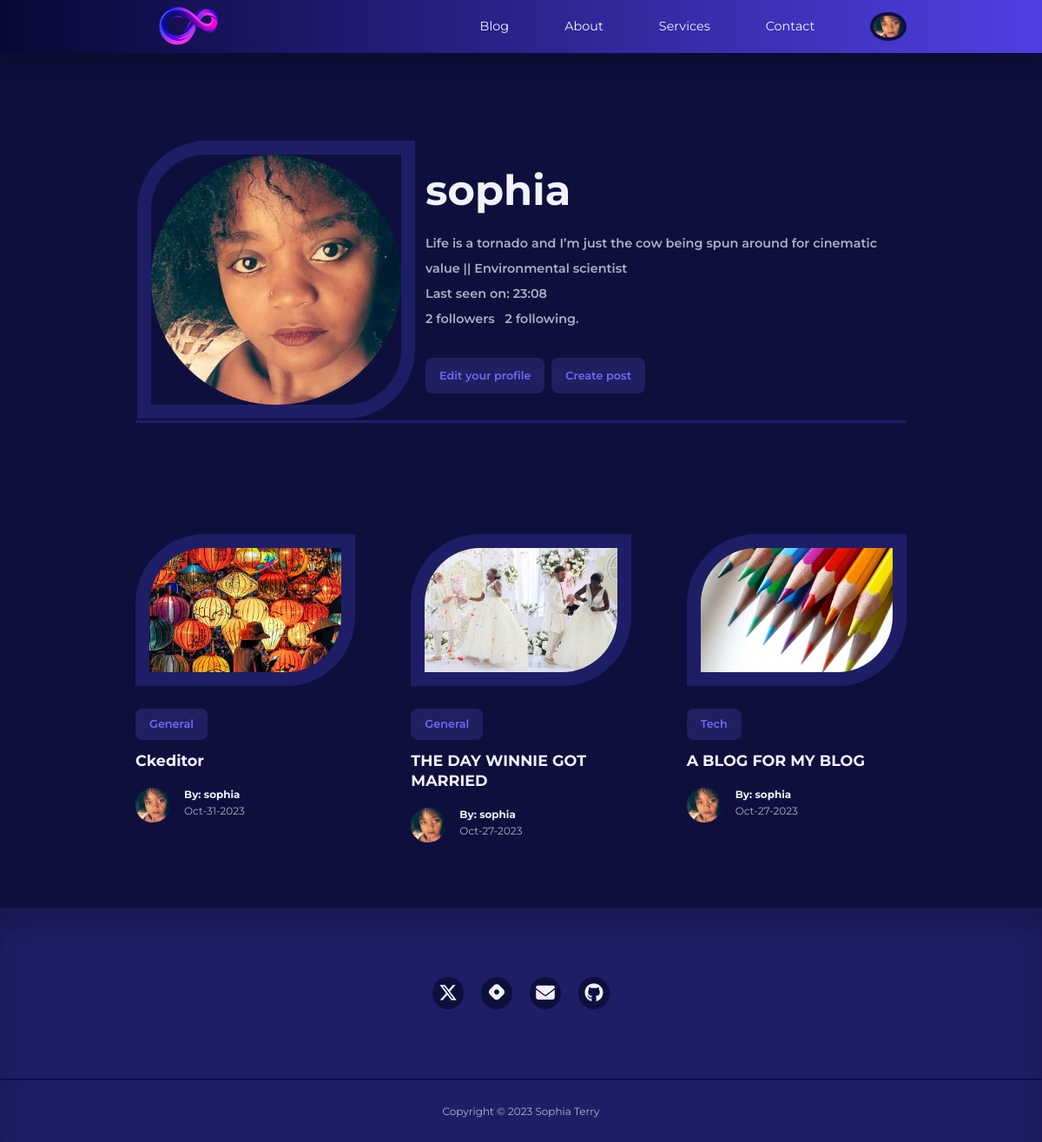
The page /user/sophia (signed in) on the database as committed earlier.
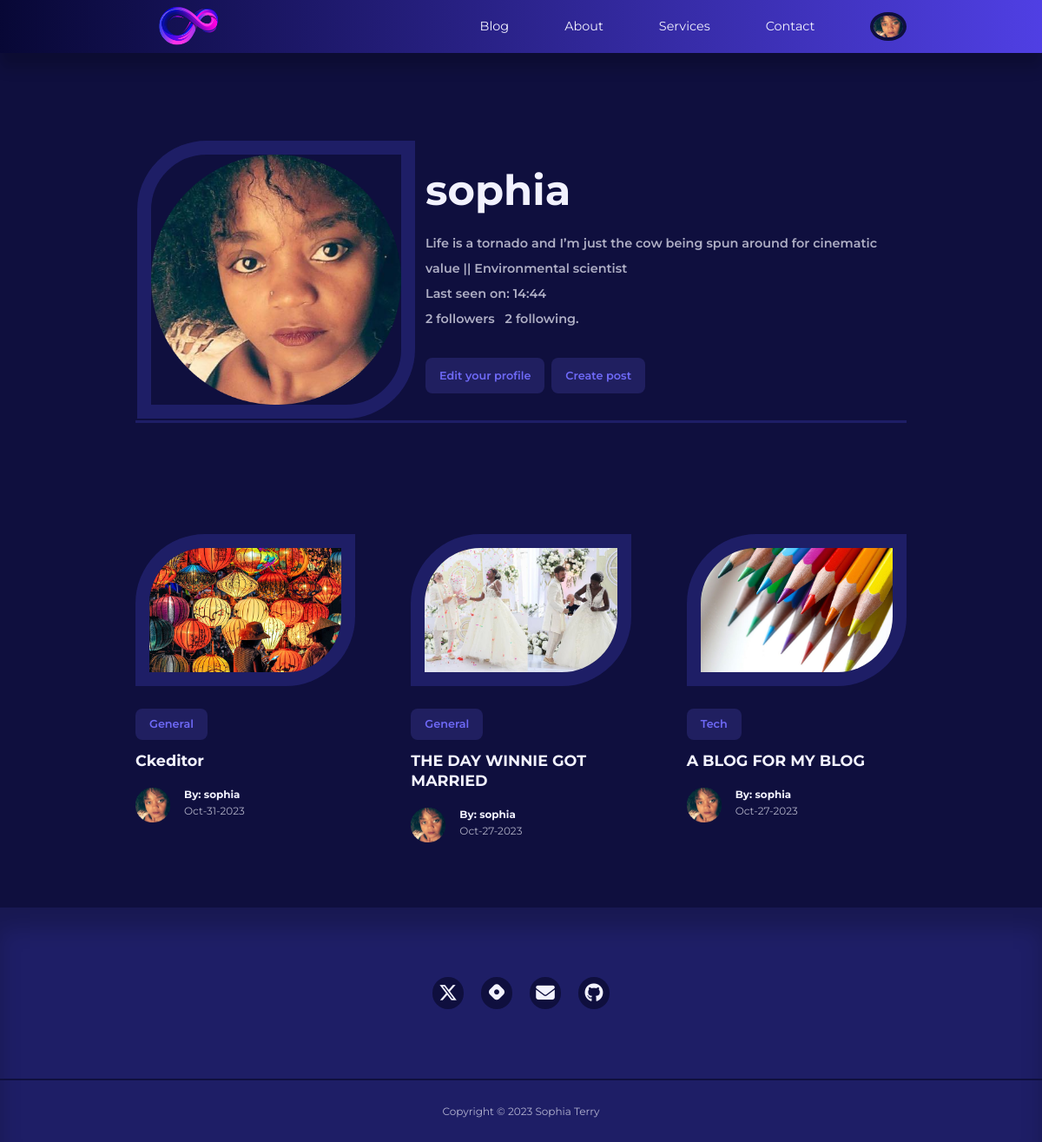
The same page on the database as committed later.
### app/models.py (models this page shows, shortened)
class User(UserMixin, db.Model):
    id = db.Column(db.Integer, primary_key=True)
    username = db.Column(db.String(100), index=True, unique=True)
    email = db.Column(db.String(120), index=True, unique=True)
    password_hash = db.Column(db.String(128))
    picture = db.Column(db.String(120), nullable=True)
    posts = db.relationship('Post', backref='author', lazy='dynamic')
    about_me = db.Column(db.String(140))
    last_seen = db.Column(db.DateTime, default=datetime.utcnow)
    followed = db.relationship(
        'User', secondary=followers,
        primaryjoin=(followers.c.follower_id == id),
        secondaryjoin=(followers.c.followed_id == id),
        backref=db.backref('followers', lazy='dynamic'), lazy='dynamic'
    )

class Post(db.Model):
    id = db.Column(db.Integer, primary_key=True)
    title = db.Column(db.String(120))
    content = db.Column(db.Text)
    image = db.Column(db.String(120), nullable=True)
    timestamp = db.Column(db.DateTime, index=True, default=datetime.utcnow)
    user_id = db.Column(db.Integer, db.ForeignKey('user.id', name='fk_user_id'))
    category_id = db.Column(db.Integer, db.ForeignKey('category.id', name='fk_category_id'))
    category = db.relationship('Category', backref=db.backref('posts', lazy=True))

class Category(db.Model):
    id = db.Column(db.Integer, primary_key=True)
    name = db.Column(db.String(20), unique=True, nullable=False)

### app/routes.py (the view)
@app.route('/user/<username>') #user
@login_required
def user(username):
    user = User.query.filter_by(username=username).first_or_404()
    page = request.args.get('page', 1, type=int)
    posts = user.posts.order_by(Post.timestamp.desc()).paginate(
        page=page, per_page=app.config['POSTS_PER_PAGE'], error_out=False)
    next_url = url_for('user', username=user.username, page=posts.next_num) \
        if posts.has_next else None
    prev_url = url_for('user', username=user.username, page=posts.prev_num) \
        if posts.has_prev else None
    authors = [post.author for post in posts]
    form = EmptyForm() # followers
    return render_template('user.html', user=user, posts=posts.items, authors=authors,
                            next_url=next_url, prev_url=prev_url, form=form)

### app/models.py (called while the page is built)
@login.user_loader
def load_user(id):
    return User.query.get(int(id))

### app/routes.py (called while the page is built)
@app.before_request
def before_request():
    if current_user.is_authenticated:
        current_user.last_seen = datetime.utcnow()
        db.session.commit()

### app/templates/user.html (shortened to what this page needs)
{% extends "base.html" %}
{% block content %}
<div class="container profile__container">
    <table>
        <tr valign="top">
            <td>
                {% if current_user.picture %}
                <img class="display__pic" src="{{ url_for('static', filename='images/' + current_user.picture) }}">
                {% else %}
                <img src="{{ url_for('static', filename='/images/default_profile_pc.png') }}" alt="Default Image">
                {% endif %}
            </td>
            <td class="user__table">
                <h1>{{ user.username }}</h1>
                {% if user.about_me %}<p>{{ user.about_me }}</p>{% endif %}
                {% if user.last_seen %}<p>Last seen on: {{ user.last_seen.strftime('%H:%M') }}</p>{% endif %}
                <p>{{ user.followers.count() }} followers &nbsp; {{ user.followed.count() }} following.</p>
                {% if user == current_user %}
                <p>
                    <a class="link__button" href="{{ url_for('edit_profile') }}">Edit your profile</a>&nbsp;
                     <a class="link__button" href="{{ url_for('add_post') }}">Create post </a>
                </p>
              {% endif %}
            </td>
        </tr>
    </table>
    </div>
 <div>
<section class="posts">
    <div class="container posts__container">
         {% for post in posts %}
        <article class="post">
            <div class="post__thumbnail">
                {% if post.image %}
                <img src="{{ url_for('static', filename='images/' + post.image) }}" alt="Post Image">
                {% else %}
                <img src="{{ url_for('static', filename='/images/blog18.jpg') }}" alt="Default Image">
                {% endif %}
            </div>
            <div class="post__info">
             <a href="{{ url_for('category', category_name=post.category.name) }}" class="category__button">{{ post.category.name}}</a>
                    <h3 class="post__title"><a href="{{ url_for('single_post', post_id=post.id) }}">{{ post.title }}</a></h3>
                    <div class="post__author">
                        <div class="post__author-avator">
                            {% set author = authors[loop.index0] %}
                            {% if current_user.is_authenticated %}
                            <img src="{{ url_for('static', filename='images/' + author.picture) }}" alt="avatar">
                            {% else %}
                            <img src="{{ url_for('static', filename='/images/default_profile_pc.png') }}" alt="Default Image">
                            {% endif %}
                        </div>
                        <div class="post__author-info">
                            <a href="{{ url_for('user', username=post.author.username) }}">
                            <h5>By: {{post.author.username }}</h5></a>
                            <small>{{ post.timestamp.strftime('%b-%d-%Y') }}</small>
                        </div>
                    </div>
                </div>
        </article>
        {% endfor %}
    </div>
</section>
</div>
{% endblock %}

### app/templates/base.html (shortened to what this page needs)
<!DOCTYPE html>
<html lang="en">
<head>
    <link rel="stylesheet" href="{{ url_for('static', filename='styles/styles.css')}}">
    <link rel="stylesheet" href="https://unicons.iconscout.com/release/v4.0.8/css/line.css">
</head>
<body>
    {% block navbar %}
    <nav>
        <div class="container nav__container">
            <a href="/index" class="nav__logo"><img src="/static/img/new-echo.png" class="nav-img" alt=""></a>
            <ul class="nav__items">
                <li><a href="{{ url_for('blog') }}">Blog</a></li>
                <li><a href="{{ url_for('index') }}">About</a></li>
                <li><a href="#">Services</a></li>
                <li><a href="#contact">Contact</a></li>
                {% if current_user.is_anonymous %}
                <li><a href="{{ url_for('signin') }}">Sign In</a></li>
                {% else %}
                <li class="nav__profile">
                    <div class="avatar">
                        <img src="{{ url_for('static', filename='images/' ~ current_user.picture) }}" alt="">
                    </div>
                        {% endif %}
                </li>
            </ul>
        </div>
    </nav>
    {% endblock %}
     {% block content %}
    {% endblock %}
    {% block footer %}
    <footer>
        <div id="contact" class="footer__socials">
            <a href="https://twitter.com/Mssophia_" target="_blank">
                </a>
            <a href="https://sophiaintech.hashnode.dev/" target="_blank">
                </a>
            <a href="mailto:sophiaterryyu@gmail.com">
                </a>
            <a href="https://github.com/terryyufei" target="_blank">
                </a>
        </div>
        <div class="footer__copyright">
            <small>Copyright &copy; 2023 Sophia Terry</small>
        </div>
    </footer>
    {% endblock %}
</body>
</html>

### app/static/styles/styles.css (style rules this page uses)
:root { --color-primary: #6f6af8; --color-primary-light: hsl(242, 91%, 69%, 18%); --color-primary-variant: #5854c7; --color-red: #da0f3f; --color-red-light: hsl(346, 87%, 46%, 15%); --color-green: #00c476; --color-green-light: hsl(156, 100%, 38%, 15%); --color-gray-900: #1e1e66; --color-gray-700: #2d2b7c; --color-gray-300: rgba(242, 242, 254, 0.3); --color-gray-200: rgba(242, 242, 254, 0.7); --color-white: #f2f2fe; --color-bg: #0f0f3e; --transition: all 300ms ease; --container-width-lg: 74%; --container-width-md: 88%; --form-width: 40%; --card-border-radius-1: 0.3rem; --card-border-radius-2: 0.5rem; --card-border-radius-3: 0.8rem; --card-border-radius-4: 2rem; --card-border-radius-5: 5rem; }
* { box-sizing: border-box; margin: 0; padding: 0; outline: 0; border: 0; appearance: 0; list-style: none; text-decoration: none; }
body { font-family: 'Montserrat', sans-serif; line-height: 1.6; color: var(--color-gray-200); overflow-x: hidden; background: var(--color-bg); font-size: 0.9rem; }
.container { width: var(--container-width-lg); max-width: 1800px; margin-inline: auto; }
section { margin-top: 3rem; width: 100vw; }
h1, h2, h3, h4, h5 { color: var(--color-white); line-height: 1.3; }
h1 { font-size: 3rem; margin: 1rem 0; }
h3 { font-size: 1.1rem; margin: 0.8rem 0 0.5rem; }
a { color: var(--color-white); transition: var(--transition); }
img { display: block; width: 100%; height: 100%; object-fit: cover; }
nav { background: linear-gradient(to right, hsl(240, 75%, 12%), hsl(246, 75%, 57%)); width: 100vw; height: 3.8rem; position: fixed; top: 0; z-index: 10; box-shadow: 0 1rem 1rem rgba(0, 0, 0, 0.2); }
.nav__container { height: 100%; display: flex; align-items: center; justify-content: space-between; }
.avatar { width: 2.6rem; height: 2.1rem; border-radius: 50%; overflow: hidden; border: 0.3rem solid var(--color-bg); }
.nav__logo { font-weight: 600; font-size: 1.2rem; }
.nav__items { display: flex; align-items: center; gap: 4rem; }
.nav__profile { position: relative; cursor: pointer; }
.category__button { background: var(--color-primary-light); color: var(--color-primary); display: inline-block; padding: 0.5rem 1rem; border-radius: var(--card-border-radius-2); font-weight: 600; font-size: 0.8rem; text-align: center; }
.post__thumbnail { border-radius: var(--card-border-radius-5) 0; border: 1rem solid var(--color-gray-900); overflow: hidden; margin-bottom: 1.6rem; height: 50%; }
.post__author { display: flex; gap: 1rem; margin-top: 1.2rem; }
.post__author-avator { width: 2.5rem; height: 2.5rem; border-radius: var(--card-border-radius-3); overflow: hidden; }
.posts__container { display: grid; grid-template-columns: repeat(3, 1fr); gap: 4rem; margin-bottom: 5rem; margin-top: 8rem; }
footer { background: var(--color-gray-900); padding: 5rem 0 0; box-shadow: inset 0 1.5rem 1.5rem rgba(0, 0, 0, 0.2); }
.footer__socials { margin-inline: auto; width: fit-content; margin-bottom: 5rem; display: flex; justify-content: space-between; align-items: center; gap: 1.2rem; }
.footer__socials a { background: var(--color-bg); border-radius: 50%; width: 2.3rem; height: 2.3rem; display: flex; align-items: center; justify-content: center; }
.footer__copyright { text-align: center; padding: 1.5rem 0; border-top: 2px solid var(--color-bg); margin-top: 4rem; }
.profile__container { margin-top: 10rem; border-bottom: 3px solid var(--color-gray-900); }
.display__pic { border-radius: var(--card-border-radius-5) 0; border: 1rem solid var(--color-gray-900); overflow: hidden; height: 20rem; width: 20rem; }
.link__button { background: var(--color-primary-light); color: var(--color-primary); display: inline-block; padding: 0.5rem 1rem; border-radius: var(--card-border-radius-2); font-weight: 600; font-size: 0.8rem; text-align: center; margin-top: 30px; }
.user__table { padding: 10px; font-weight: 600; line-height: 2; }
.nav-img { height: 8rem; width: 8rem; margin-top: 5%; }

Rows that differ between the two databases and show on the page:
changed User "sophia": last_seen "23:08" → "14:44"
